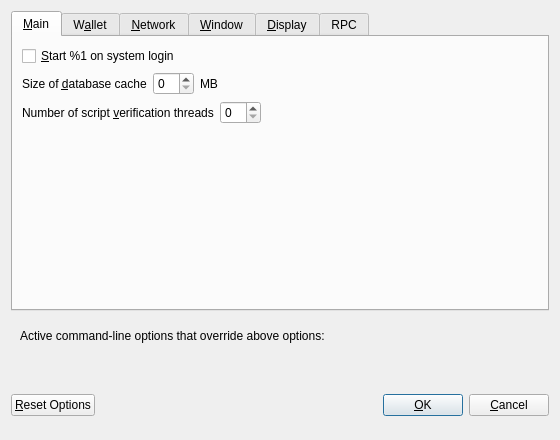
<?xml version="1.0" encoding="UTF-8"?>
<ui version="4.0">
 <class>OptionsDialog</class>
 <widget class="QDialog" name="OptionsDialog">
  <property name="geometry">
   <rect>
    <x>0</x>
    <y>0</y>
    <width>560</width>
    <height>440</height>
   </rect>
  </property>
  <property name="windowTitle">
   <string>Options</string>
  </property>
  <property name="modal">
   <bool>true</bool>
  </property>
  <layout class="QVBoxLayout" name="verticalLayout">
   <item>
    <widget class="QTabWidget" name="tabWidget">
     <property name="currentIndex">
      <number>0</number>
     </property>
     <widget class="QWidget" name="tabMain">
      <attribute name="title">
       <string>&amp;Main</string>
      </attribute>
      <layout class="QVBoxLayout" name="verticalLayout_Main">
       <item>
        <widget class="QCheckBox" name="bitcoinAtStartup">
         <property name="toolTip">
          <string>Automatically start %1 after logging in to the system.</string>
         </property>
         <property name="text">
          <string>&amp;Start %1 on system login</string>
         </property>
        </widget>
       </item>
       <item>
        <layout class="QHBoxLayout" name="horizontalLayout_2_Main">
         <item>
          <widget class="QLabel" name="databaseCacheLabel">
           <property name="text">
            <string>Size of &amp;database cache</string>
           </property>
           <property name="textFormat">
            <enum>Qt::PlainText</enum>
           </property>
           <property name="buddy">
            <cstring>databaseCache</cstring>
           </property>
          </widget>
         </item>
         <item>
          <widget class="QSpinBox" name="databaseCache"/>
         </item>
         <item>
          <widget class="QLabel" name="databaseCacheUnitLabel">
           <property name="text">
            <string>MB</string>
           </property>
           <property name="textFormat">
            <enum>Qt::PlainText</enum>
           </property>
          </widget>
         </item>
         <item>
          <spacer name="horizontalSpacer_2_Main">
           <property name="orientation">
            <enum>Qt::Horizontal</enum>
           </property>
           <property name="sizeHint" stdset="0">
            <size>
             <width>40</width>
             <height>20</height>
            </size>
           </property>
          </spacer>
         </item>
        </layout>
       </item>
       <item>
        <layout class="QHBoxLayout" name="horizontalLayout_3_Main">
         <item>
          <widget class="QLabel" name="threadsScriptVerifLabel">
           <property name="text">
            <string>Number of script &amp;verification threads</string>
           </property>
           <property name="textFormat">
            <enum>Qt::PlainText</enum>
           </property>
           <property name="buddy">
            <cstring>threadsScriptVerif</cstring>
           </property>
          </widget>
         </item>
         <item>
          <widget class="QSpinBox" name="threadsScriptVerif">
           <property name="toolTip">
            <string>(0 = auto, &lt;0 = leave that many cores free)</string>
           </property>
          </widget>
         </item>
         <item>
          <spacer name="horizontalSpacer_3_Main">
           <property name="orientation">
            <enum>Qt::Horizontal</enum>
           </property>
           <property name="sizeHint" stdset="0">
            <size>
             <width>40</width>
             <height>20</height>
            </size>
           </property>
          </spacer>
         </item>
        </layout>
       </item>
       <item>
        <spacer name="verticalSpacer_Main">
         <property name="orientation">
          <enum>Qt::Vertical</enum>
         </property>
         <property name="sizeHint" stdset="0">
          <size>
           <width>20</width>
           <height>40</height>
          </size>
         </property>
        </spacer>
       </item>
      </layout>
     </widget>
     <widget class="QWidget" name="tabWallet">
      <attribute name="title">
       <string>W&amp;allet</string>
      </attribute>
      <layout class="QVBoxLayout" name="verticalLayout_Wallet">
       <item>
        <widget class="QGroupBox" name="groupBox">
         <property name="title">
          <string>Expert</string>
         </property>
         <layout class="QVBoxLayout" name="verticalLayout_2">
          <item>
           <widget class="QCheckBox" name="coinControlFeatures">
            <property name="toolTip">
             <string>Whether to show coin control features or not.</string>
            </property>
            <property name="text">
             <string>Enable coin &amp;control features</string>
            </property>
           </widget>
          </item>
          <item>
           <widget class="QCheckBox" name="spendZeroConfChange">
            <property name="toolTip">
             <string>If you disable the spending of unconfirmed change, the change from a transaction cannot be used until that transaction has at least one confirmation. This also affects how your balance is computed.</string>
            </property>
            <property name="text">
             <string>&amp;Spend unconfirmed change</string>
            </property>
           </widget>
          </item>
         </layout>
        </widget>
       </item>
       <item>
        <spacer name="verticalSpacer_Wallet">
         <property name="orientation">
          <enum>Qt::Vertical</enum>
         </property>
         <property name="sizeHint" stdset="0">
          <size>
           <width>20</width>
           <height>40</height>
          </size>
         </property>
        </spacer>
       </item>
      </layout>
     </widget>
     <widget class="QWidget" name="tabNetwork">
      <attribute name="title">
       <string>&amp;Network</string>
      </attribute>
      <layout class="QVBoxLayout" name="verticalLayout_Network">
       <item>
        <widget class="QCheckBox" name="mapPortUpnp">
         <property name="toolTip">
          <string>Automatically open the Emercoin client port on the router. This only works when your router supports UPnP and it is enabled.</string>
         </property>
         <property name="text">
          <string>Map port using &amp;UPnP</string>
         </property>
        </widget>
       </item>
       <item>
        <widget class="QCheckBox" name="allowIncoming">
         <property name="toolTip">
          <string>Accept connections from outside</string>
         </property>
         <property name="text">
          <string>Allow incoming connections</string>
         </property>
        </widget>
       </item>
       <item>
        <widget class="QCheckBox" name="connectSocks">
         <property name="toolTip">
          <string>Connect to the Emercoin network through a SOCKS5 proxy.</string>
         </property>
         <property name="text">
          <string>&amp;Connect through SOCKS5 proxy (default proxy):</string>
         </property>
        </widget>
       </item>
       <item>
        <layout class="QHBoxLayout" name="horizontalLayout_1_Network">
         <item>
          <widget class="QLabel" name="proxyIpLabel">
           <property name="text">
            <string>Proxy &amp;IP:</string>
           </property>
           <property name="textFormat">
            <enum>Qt::PlainText</enum>
           </property>
           <property name="buddy">
            <cstring>proxyIp</cstring>
           </property>
          </widget>
         </item>
         <item>
          <widget class="QValidatedLineEdit" name="proxyIp">
           <property name="minimumSize">
            <size>
             <width>140</width>
             <height>0</height>
            </size>
           </property>
           <property name="maximumSize">
            <size>
             <width>140</width>
             <height>16777215</height>
            </size>
           </property>
           <property name="toolTip">
            <string>IP address of the proxy (e.g. IPv4: 127.0.0.1 / IPv6: ::1)</string>
           </property>
          </widget>
         </item>
         <item>
          <widget class="QLabel" name="proxyPortLabel">
           <property name="text">
            <string>&amp;Port:</string>
           </property>
           <property name="textFormat">
            <enum>Qt::PlainText</enum>
           </property>
           <property name="buddy">
            <cstring>proxyPort</cstring>
           </property>
          </widget>
         </item>
         <item>
          <widget class="QLineEdit" name="proxyPort">
           <property name="minimumSize">
            <size>
             <width>55</width>
             <height>0</height>
            </size>
           </property>
           <property name="maximumSize">
            <size>
             <width>55</width>
             <height>16777215</height>
            </size>
           </property>
           <property name="toolTip">
            <string>Port of the proxy (e.g. 9050)</string>
           </property>
          </widget>
         </item>
         <item>
          <spacer name="horizontalSpacer_1_Network">
           <property name="orientation">
            <enum>Qt::Horizontal</enum>
           </property>
           <property name="sizeHint" stdset="0">
            <size>
             <width>40</width>
             <height>20</height>
            </size>
           </property>
          </spacer>
         </item>
        </layout>
       </item>
       <item>
        <layout class="QHBoxLayout" name="horizontalLayout_2_Network">
         <item>
          <widget class="QLabel" name="proxyActiveNets">
           <property name="text">
            <string>Used for reaching peers via:</string>
           </property>
           <property name="textFormat">
            <enum>Qt::PlainText</enum>
           </property>
          </widget>
         </item>
         <item>
          <widget class="QCheckBox" name="proxyReachIPv4">
           <property name="enabled">
            <bool>false</bool>
           </property>
           <property name="toolTip">
            <string>Shows, if the supplied default SOCKS5 proxy is used to reach peers via this network type.</string>
           </property>
           <property name="text">
            <string/>
           </property>
          </widget>
         </item>
         <item>
          <widget class="QLabel" name="proxyReachIPv4Label">
           <property name="text">
            <string>IPv4</string>
           </property>
           <property name="textFormat">
            <enum>Qt::PlainText</enum>
           </property>
          </widget>
         </item>
         <item>
          <widget class="QCheckBox" name="proxyReachIPv6">
           <property name="enabled">
            <bool>false</bool>
           </property>
           <property name="toolTip">
            <string>Shows, if the supplied default SOCKS5 proxy is used to reach peers via this network type.</string>
           </property>
           <property name="text">
            <string/>
           </property>
          </widget>
         </item>
         <item>
          <widget class="QLabel" name="proxyReachIPv6Label">
           <property name="text">
            <string>IPv6</string>
           </property>
           <property name="textFormat">
            <enum>Qt::PlainText</enum>
           </property>
          </widget>
         </item>
         <item>
          <widget class="QCheckBox" name="proxyReachTor">
           <property name="enabled">
            <bool>false</bool>
           </property>
           <property name="toolTip">
            <string>Shows, if the supplied default SOCKS5 proxy is used to reach peers via this network type.</string>
           </property>
           <property name="text">
            <string/>
           </property>
          </widget>
         </item>
         <item>
          <widget class="QLabel" name="proxyReachTorLabel">
           <property name="text">
            <string>Tor</string>
           </property>
           <property name="textFormat">
            <enum>Qt::PlainText</enum>
           </property>
          </widget>
         </item>
         <item>
          <spacer name="horizontalSpacer_2_Network">
           <property name="orientation">
            <enum>Qt::Horizontal</enum>
           </property>
           <property name="sizeHint" stdset="0">
            <size>
             <width>40</width>
             <height>20</height>
            </size>
           </property>
          </spacer>
         </item>
        </layout>
       </item>
       <item>
        <widget class="QCheckBox" name="connectSocksTor">
         <property name="toolTip">
          <string>Connect to the Emercoin network through a separate SOCKS5 proxy for Tor hidden services.</string>
         </property>
         <property name="text">
          <string>Use separate SOCKS5 proxy to reach peers via Tor hidden services:</string>
         </property>
        </widget>
       </item>
       <item>
        <layout class="QHBoxLayout" name="horizontalLayout_3_Network">
         <item>
          <widget class="QLabel" name="proxyIpTorLabel">
           <property name="text">
            <string>Proxy &amp;IP:</string>
           </property>
           <property name="textFormat">
            <enum>Qt::PlainText</enum>
           </property>
           <property name="buddy">
            <cstring>proxyIpTor</cstring>
           </property>
          </widget>
         </item>
         <item>
          <widget class="QValidatedLineEdit" name="proxyIpTor">
           <property name="minimumSize">
            <size>
             <width>140</width>
             <height>0</height>
            </size>
           </property>
           <property name="maximumSize">
            <size>
             <width>140</width>
             <height>16777215</height>
            </size>
           </property>
           <property name="toolTip">
            <string>IP address of the proxy (e.g. IPv4: 127.0.0.1 / IPv6: ::1)</string>
           </property>
          </widget>
         </item>
         <item>
          <widget class="QLabel" name="proxyPortTorLabel">
           <property name="text">
            <string>&amp;Port:</string>
           </property>
           <property name="textFormat">
            <enum>Qt::PlainText</enum>
           </property>
           <property name="buddy">
            <cstring>proxyPortTor</cstring>
           </property>
          </widget>
         </item>
         <item>
          <widget class="QLineEdit" name="proxyPortTor">
           <property name="minimumSize">
            <size>
             <width>55</width>
             <height>0</height>
            </size>
           </property>
           <property name="maximumSize">
            <size>
             <width>55</width>
             <height>16777215</height>
            </size>
           </property>
           <property name="toolTip">
            <string>Port of the proxy (e.g. 9050)</string>
           </property>
          </widget>
         </item>
         <item>
          <spacer name="horizontalSpacer_4_Network">
           <property name="orientation">
            <enum>Qt::Horizontal</enum>
           </property>
           <property name="sizeHint" stdset="0">
            <size>
             <width>40</width>
             <height>20</height>
            </size>
           </property>
          </spacer>
         </item>
        </layout>
       </item>
       <item>
        <spacer name="verticalSpacer_Network">
         <property name="orientation">
          <enum>Qt::Vertical</enum>
         </property>
         <property name="sizeHint" stdset="0">
          <size>
           <width>20</width>
           <height>40</height>
          </size>
         </property>
        </spacer>
       </item>
      </layout>
     </widget>
     <widget class="QWidget" name="tabWindow">
      <attribute name="title">
       <string>&amp;Window</string>
      </attribute>
      <layout class="QVBoxLayout" name="verticalLayout_Window">
       <item>
        <widget class="QCheckBox" name="hideTrayIcon">
         <property name="toolTip">
          <string>&amp;Hide the icon from the system tray.</string>
         </property>
         <property name="text">
          <string>Hide tray icon</string>
         </property>
        </widget>
       </item>
       <item>
        <widget class="QCheckBox" name="minimizeToTray">
         <property name="toolTip">
          <string>Show only a tray icon after minimizing the window.</string>
         </property>
         <property name="text">
          <string>&amp;Minimize to the tray instead of the taskbar</string>
         </property>
        </widget>
       </item>
       <item>
        <widget class="QCheckBox" name="minimizeOnClose">
         <property name="toolTip">
          <string>Minimize instead of exit the application when the window is closed. When this option is enabled, the application will be closed only after selecting Exit in the menu.</string>
         </property>
         <property name="text">
          <string>M&amp;inimize on close</string>
         </property>
        </widget>
       </item>
       <item>
        <spacer name="verticalSpacer_Window">
         <property name="orientation">
          <enum>Qt::Vertical</enum>
         </property>
         <property name="sizeHint" stdset="0">
          <size>
           <width>20</width>
           <height>40</height>
          </size>
         </property>
        </spacer>
       </item>
      </layout>
     </widget>
     <widget class="QWidget" name="tabDisplay">
      <attribute name="title">
       <string>&amp;Display</string>
      </attribute>
      <layout class="QVBoxLayout" name="verticalLayout_Display">
       <item>
        <layout class="QHBoxLayout" name="horizontalLayout_1_Display">
         <item>
          <widget class="QLabel" name="langLabel">
           <property name="text">
            <string>User Interface &amp;language:</string>
           </property>
           <property name="textFormat">
            <enum>Qt::PlainText</enum>
           </property>
           <property name="buddy">
            <cstring>lang</cstring>
           </property>
          </widget>
         </item>
         <item>
          <widget class="QValueComboBox" name="lang">
           <property name="toolTip">
            <string>The user interface language can be set here. This setting will take effect after restarting %1.</string>
           </property>
          </widget>
         </item>
        </layout>
       </item>
       <item>
        <layout class="QHBoxLayout" name="horizontalLayout_2_Display">
         <item>
          <widget class="QLabel" name="unitLabel">
           <property name="text">
            <string>&amp;Unit to show amounts in:</string>
           </property>
           <property name="textFormat">
            <enum>Qt::PlainText</enum>
           </property>
           <property name="buddy">
            <cstring>unit</cstring>
           </property>
          </widget>
         </item>
         <item>
          <widget class="QValueComboBox" name="unit">
           <property name="toolTip">
            <string>Choose the default subdivision unit to show in the interface and when sending coins.</string>
           </property>
          </widget>
         </item>
        </layout>
       </item>
       <item>
        <layout class="QHBoxLayout" name="horizontalLayout_3_Display">
         <item>
          <widget class="QLabel" name="thirdPartyTxUrlsLabel">
           <property name="toolTip">
            <string>Third party URLs (e.g. a block explorer) that appear in the transactions tab as context menu items. %s in the URL is replaced by transaction hash. Multiple URLs are separated by vertical bar |.</string>
           </property>
           <property name="text">
            <string>Third party transaction URLs</string>
           </property>
           <property name="buddy">
            <cstring>thirdPartyTxUrls</cstring>
           </property>
          </widget>
         </item>
         <item>
          <widget class="QLineEdit" name="thirdPartyTxUrls">
           <property name="toolTip">
            <string>Third party URLs (e.g. a block explorer) that appear in the transactions tab as context menu items. %s in the URL is replaced by transaction hash. Multiple URLs are separated by vertical bar |.</string>
           </property>
          </widget>
         </item>
        </layout>
       </item>
       <item>
        <spacer name="verticalSpacer_Display">
         <property name="orientation">
          <enum>Qt::Vertical</enum>
         </property>
         <property name="sizeHint" stdset="0">
          <size>
           <width>20</width>
           <height>40</height>
          </size>
         </property>
        </spacer>
       </item>
      </layout>
     </widget>
     <widget class="QWidget" name="tabRpc">
      <attribute name="title">
       <string>RPC</string>
      </attribute>
      <layout class="QFormLayout" name="formLayout">
       <item row="1" column="0">
        <widget class="QCheckBox" name="checkBox">
         <property name="toolTip">
          <string>Sets server=1</string>
         </property>
         <property name="text">
          <string>Enable server</string>
         </property>
        </widget>
       </item>
       <item row="2" column="0">
        <widget class="QCheckBox" name="checkListenPort">
         <property name="toolTip">
          <string>Sets listen=1</string>
         </property>
         <property name="text">
          <string>Listen ports</string>
         </property>
        </widget>
       </item>
       <item row="3" column="0">
        <widget class="QCheckBox" name="checkDebugRpc">
         <property name="toolTip">
          <string>Writes debug=rpc</string>
         </property>
         <property name="text">
          <string>Debug rpc</string>
         </property>
        </widget>
       </item>
       <item row="4" column="0">
        <widget class="QLabel" name="userNameLabel">
         <property name="text">
          <string>Rpc user name:</string>
         </property>
        </widget>
       </item>
       <item row="4" column="1">
        <widget class="QLineEdit" name="rcpUserNameLineEdit">
         <property name="dragEnabled">
          <bool>true</bool>
         </property>
         <property name="clearButtonEnabled">
          <bool>true</bool>
         </property>
        </widget>
       </item>
       <item row="5" column="0">
        <widget class="QLabel" name="rpcUserPasswordLabel">
         <property name="text">
          <string>Rpc user password:</string>
         </property>
        </widget>
       </item>
       <item row="5" column="1">
        <widget class="QLineEdit" name="rpcUserPasswordLineEdit">
         <property name="toolTip">
          <string>You should choose a strong random password. This is the RPC password and &lt;b&gt;not&lt;/b&gt; your wallet encryption password.</string>
         </property>
         <property name="echoMode">
          <enum>QLineEdit::Password</enum>
         </property>
         <property name="clearButtonEnabled">
          <bool>true</bool>
         </property>
        </widget>
       </item>
       <item row="6" column="0" colspan="2">
        <widget class="QLabel" name="labelCheckRpc">
         <property name="text">
          <string>To check, restart wallet and click &lt;a href=&quot;http://127.0.0.1:6662&quot;&gt;this hyperlink&lt;/a&gt; to open in browser.</string>
         </property>
         <property name="openExternalLinks">
          <bool>true</bool>
         </property>
        </widget>
       </item>
       <item row="7" column="1">
        <spacer name="verticalSpacer">
         <property name="orientation">
          <enum>Qt::Vertical</enum>
         </property>
         <property name="sizeHint" stdset="0">
          <size>
           <width>20</width>
           <height>40</height>
          </size>
         </property>
        </spacer>
       </item>
       <item row="0" column="0" colspan="2">
        <widget class="QLabel" name="labelEmercoinConf">
         <property name="text">
          <string>This window edits &lt;a href=&quot;emercoin.conf&quot;&gt;emercoin.conf&lt;/a&gt; file.</string>
         </property>
        </widget>
       </item>
      </layout>
     </widget>
    </widget>
   </item>
   <item>
    <widget class="QFrame" name="frame">
     <layout class="QVBoxLayout" name="verticalLayout_Bottom">
      <item>
       <layout class="QHBoxLayout" name="horizontalLayout_Bottom">
        <item>
         <widget class="QLabel" name="overriddenByCommandLineInfoLabel">
          <property name="text">
           <string>Active command-line options that override above options:</string>
          </property>
          <property name="textFormat">
           <enum>Qt::PlainText</enum>
          </property>
         </widget>
        </item>
        <item>
         <spacer name="horizontalSpacer_Bottom">
          <property name="orientation">
           <enum>Qt::Horizontal</enum>
          </property>
          <property name="sizeHint" stdset="0">
           <size>
            <width>40</width>
            <height>20</height>
           </size>
          </property>
         </spacer>
        </item>
       </layout>
      </item>
      <item>
       <widget class="QLabel" name="overriddenByCommandLineLabel">
        <property name="text">
         <string/>
        </property>
        <property name="textFormat">
         <enum>Qt::PlainText</enum>
        </property>
        <property name="wordWrap">
         <bool>true</bool>
        </property>
       </widget>
      </item>
     </layout>
    </widget>
   </item>
   <item>
    <layout class="QHBoxLayout" name="horizontalLayout_Buttons">
     <item>
      <widget class="QPushButton" name="resetButton">
       <property name="toolTip">
        <string>Reset all client options to default.</string>
       </property>
       <property name="text">
        <string>&amp;Reset Options</string>
       </property>
       <property name="autoDefault">
        <bool>false</bool>
       </property>
      </widget>
     </item>
     <item>
      <spacer name="horizontalSpacer_1">
       <property name="orientation">
        <enum>Qt::Horizontal</enum>
       </property>
       <property name="sizeHint" stdset="0">
        <size>
         <width>40</width>
         <height>48</height>
        </size>
       </property>
      </spacer>
     </item>
     <item>
      <widget class="QLabel" name="statusLabel">
       <property name="minimumSize">
        <size>
         <width>200</width>
         <height>0</height>
        </size>
       </property>
       <property name="font">
        <font>
         <weight>75</weight>
         <bold>true</bold>
        </font>
       </property>
       <property name="text">
        <string/>
       </property>
       <property name="textFormat">
        <enum>Qt::PlainText</enum>
       </property>
       <property name="wordWrap">
        <bool>true</bool>
       </property>
      </widget>
     </item>
     <item>
      <spacer name="horizontalSpacer_2">
       <property name="orientation">
        <enum>Qt::Horizontal</enum>
       </property>
       <property name="sizeHint" stdset="0">
        <size>
         <width>40</width>
         <height>48</height>
        </size>
       </property>
      </spacer>
     </item>
     <item>
      <widget class="QPushButton" name="okButton">
       <property name="text">
        <string>&amp;OK</string>
       </property>
       <property name="autoDefault">
        <bool>false</bool>
       </property>
       <property name="default">
        <bool>true</bool>
       </property>
      </widget>
     </item>
     <item>
      <widget class="QPushButton" name="cancelButton">
       <property name="text">
        <string>&amp;Cancel</string>
       </property>
       <property name="autoDefault">
        <bool>false</bool>
       </property>
      </widget>
     </item>
    </layout>
   </item>
  </layout>
 </widget>
 <customwidgets>
  <customwidget>
   <class>QValidatedLineEdit</class>
   <extends>QLineEdit</extends>
   <header>qvalidatedlineedit.h</header>
  </customwidget>
  <customwidget>
   <class>QValueComboBox</class>
   <extends>QComboBox</extends>
   <header>qvaluecombobox.h</header>
  </customwidget>
 </customwidgets>
 <resources/>
 <connections/>
</ui>
